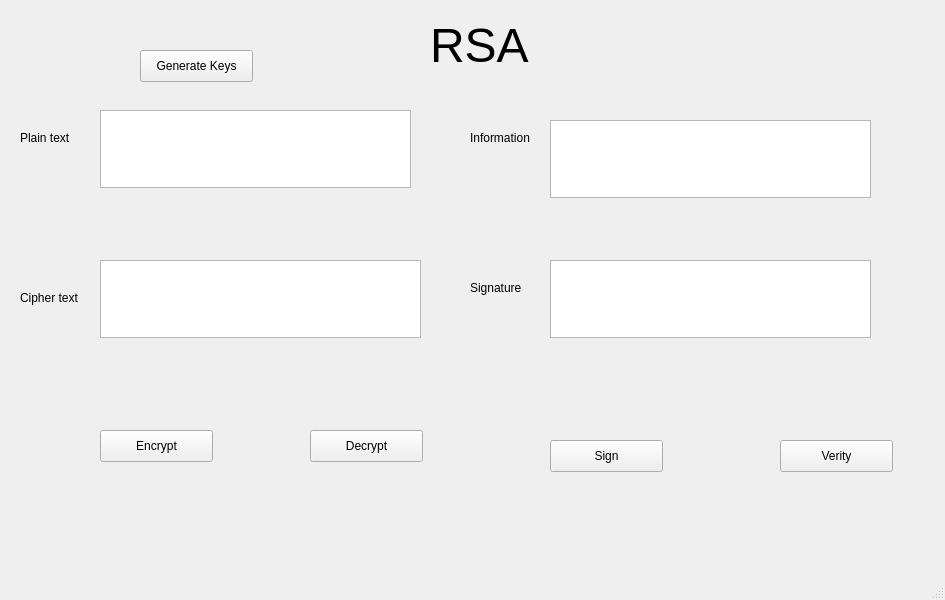
<?xml version="1.0" encoding="UTF-8"?>
<ui version="4.0">
 <class>MainWindow</class>
 <widget class="QMainWindow" name="MainWindow">
  <property name="geometry">
   <rect>
    <x>0</x>
    <y>0</y>
    <width>945</width>
    <height>600</height>
   </rect>
  </property>
  <property name="windowTitle">
   <string>MainWindow</string>
  </property>
  <widget class="QWidget" name="centralwidget">
   <widget class="QTextEdit" name="txt_plaintext">
    <property name="geometry">
     <rect>
      <x>100</x>
      <y>110</y>
      <width>311</width>
      <height>78</height>
     </rect>
    </property>
   </widget>
   <widget class="QPushButton" name="bt_encrypt">
    <property name="geometry">
     <rect>
      <x>100</x>
      <y>430</y>
      <width>113</width>
      <height>32</height>
     </rect>
    </property>
    <property name="text">
     <string>Encrypt</string>
    </property>
   </widget>
   <widget class="QLabel" name="tieuDe">
    <property name="geometry">
     <rect>
      <x>430</x>
      <y>20</y>
      <width>101</width>
      <height>51</height>
     </rect>
    </property>
    <property name="font">
     <font>
      <pointsize>36</pointsize>
     </font>
    </property>
    <property name="text">
     <string>RSA</string>
    </property>
    <property name="scaledContents">
     <bool>false</bool>
    </property>
   </widget>
   <widget class="QPushButton" name="bt_sign">
    <property name="geometry">
     <rect>
      <x>550</x>
      <y>440</y>
      <width>113</width>
      <height>32</height>
     </rect>
    </property>
    <property name="text">
     <string>Sign</string>
    </property>
   </widget>
   <widget class="QLabel" name="signature">
    <property name="geometry">
     <rect>
      <x>470</x>
      <y>280</y>
      <width>60</width>
      <height>16</height>
     </rect>
    </property>
    <property name="text">
     <string>Signature</string>
    </property>
   </widget>
   <widget class="QPushButton" name="bt_decrypt">
    <property name="geometry">
     <rect>
      <x>310</x>
      <y>430</y>
      <width>113</width>
      <height>32</height>
     </rect>
    </property>
    <property name="text">
     <string>Decrypt</string>
    </property>
   </widget>
   <widget class="QLabel" name="information">
    <property name="geometry">
     <rect>
      <x>470</x>
      <y>130</y>
      <width>71</width>
      <height>16</height>
     </rect>
    </property>
    <property name="text">
     <string>Information</string>
    </property>
   </widget>
   <widget class="QLabel" name="ciphertext">
    <property name="geometry">
     <rect>
      <x>20</x>
      <y>290</y>
      <width>81</width>
      <height>16</height>
     </rect>
    </property>
    <property name="text">
     <string>Cipher text</string>
    </property>
   </widget>
   <widget class="QTextEdit" name="txt_signature">
    <property name="geometry">
     <rect>
      <x>550</x>
      <y>260</y>
      <width>321</width>
      <height>78</height>
     </rect>
    </property>
   </widget>
   <widget class="QPushButton" name="bt_verity">
    <property name="geometry">
     <rect>
      <x>780</x>
      <y>440</y>
      <width>113</width>
      <height>32</height>
     </rect>
    </property>
    <property name="text">
     <string>Verity</string>
    </property>
   </widget>
   <widget class="QPushButton" name="pushButton_5">
    <property name="geometry">
     <rect>
      <x>140</x>
      <y>50</y>
      <width>113</width>
      <height>32</height>
     </rect>
    </property>
    <property name="text">
     <string>Generate Keys</string>
    </property>
   </widget>
   <widget class="QTextEdit" name="txt_ciphertext">
    <property name="geometry">
     <rect>
      <x>100</x>
      <y>260</y>
      <width>321</width>
      <height>78</height>
     </rect>
    </property>
   </widget>
   <widget class="QLabel" name="plaintext">
    <property name="geometry">
     <rect>
      <x>20</x>
      <y>130</y>
      <width>60</width>
      <height>16</height>
     </rect>
    </property>
    <property name="text">
     <string>Plain text</string>
    </property>
   </widget>
   <widget class="QTextEdit" name="txt_information">
    <property name="geometry">
     <rect>
      <x>550</x>
      <y>120</y>
      <width>321</width>
      <height>78</height>
     </rect>
    </property>
   </widget>
  </widget>
  <widget class="QMenuBar" name="menubar">
   <property name="geometry">
    <rect>
     <x>0</x>
     <y>0</y>
     <width>945</width>
     <height>21</height>
    </rect>
   </property>
  </widget>
  <widget class="QStatusBar" name="statusbar"/>
 </widget>
 <resources/>
 <connections/>
</ui>
